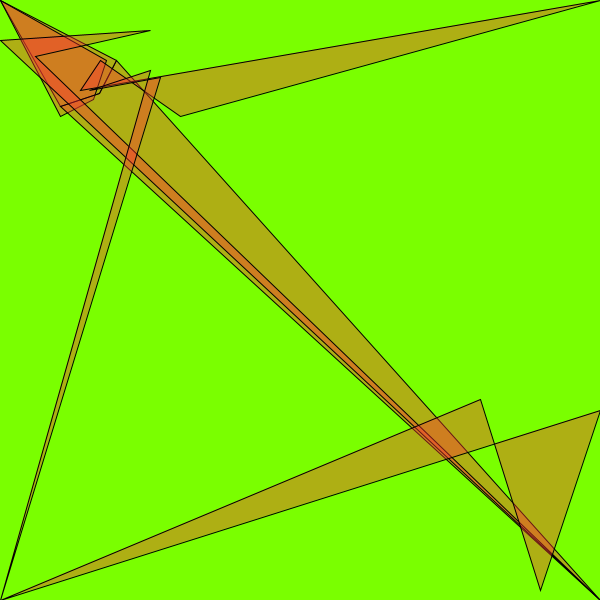
Frame 1 (no input)
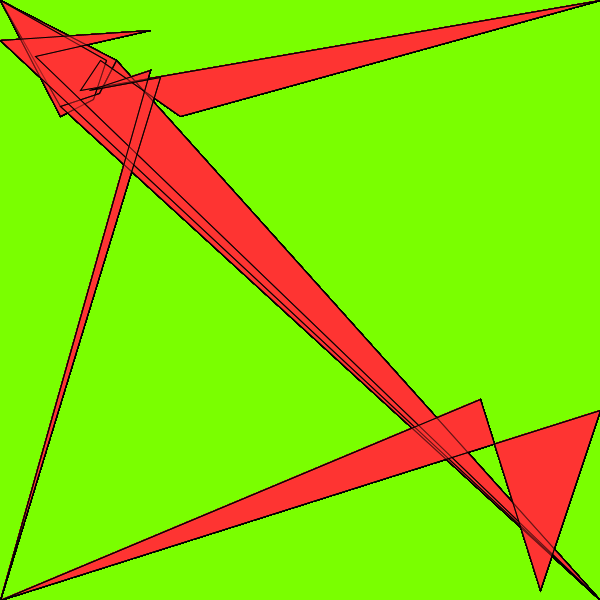
Frame 60 (the mouse pressed at the canvas centre just before this capture)
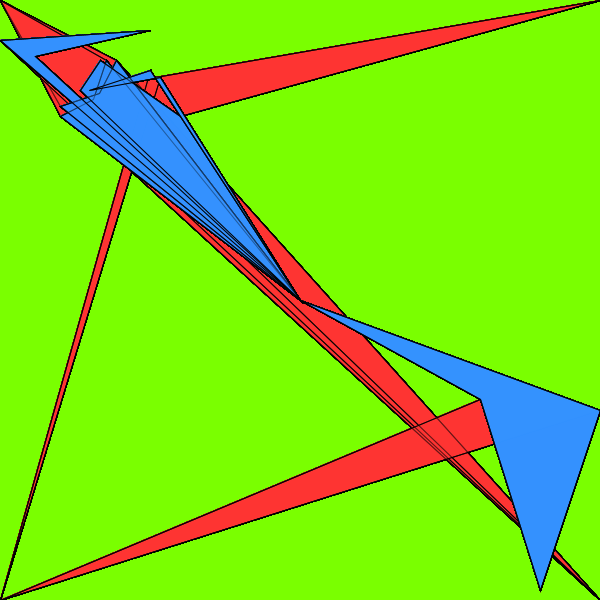
Frame 120 (the mouse held since frame 60 and released just before this capture)

The Processing sketch that drew these frames (run headless with seeded random() and noise(); from frame 60 on, the mouse is pressed at the canvas centre):

// Processing sketch: processing_135467
// ── processing_135467.pde

  void setup() {
  size(600, 600);
  colorMode(HSB);
  background(random(100),805,855);
}
void draw() {
   
  fill(mouseX/2,204,505,100);
  quad(mouseX, mouseY, 116, 60, 99, 93, 60, 106);
  quad(mouseY, mouseX, 106, 60, 93, 99, 60, 116);
  quad(height-mouseY, width-mouseX, 116, 60, 99, 93, 60, 106);
  quad(width-mouseX,height-mouseY, 0, 40, 150, 30, 35,56);
  quad(height-mouseY, mouseX, 180, 116, 100, 60, 80, 90);
  quad(mouseX,height-mouseY, 150, 70, 89, 90, 160, 77);
  quad(mouseY, width-mouseX, 600, 410, 540, 590, 480, 399);
}
